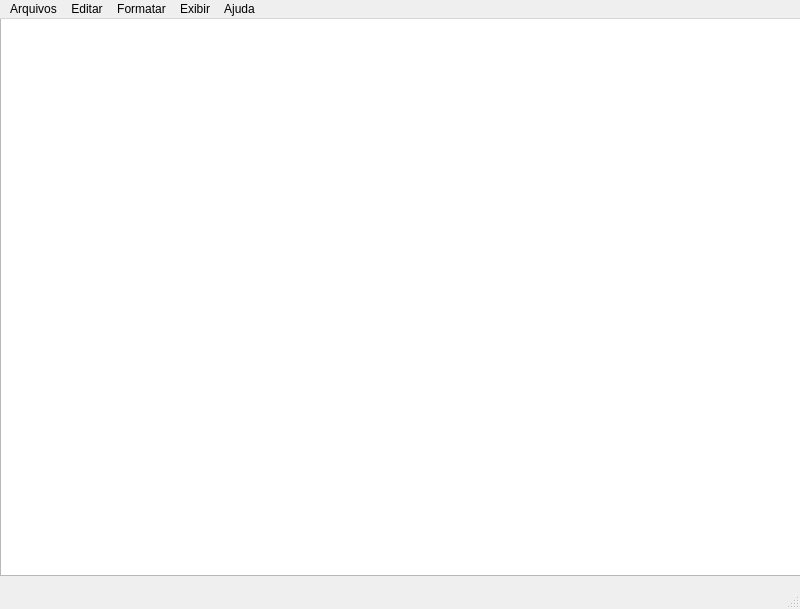
<?xml version="1.0" encoding="UTF-8"?>
<ui version="4.0">
 <class>MainWindow</class>
 <widget class="QMainWindow" name="MainWindow">
  <property name="geometry">
   <rect>
    <x>0</x>
    <y>0</y>
    <width>800</width>
    <height>609</height>
   </rect>
  </property>
  <property name="windowTitle">
   <string>MainWindow</string>
  </property>
  <widget class="QWidget" name="centralwidget">
   <widget class="QTextEdit" name="textEdit">
    <property name="geometry">
     <rect>
      <x>0</x>
      <y>-4</y>
      <width>801</width>
      <height>561</height>
     </rect>
    </property>
   </widget>
  </widget>
  <widget class="QMenuBar" name="menubar">
   <property name="geometry">
    <rect>
     <x>0</x>
     <y>0</y>
     <width>800</width>
     <height>26</height>
    </rect>
   </property>
   <widget class="QMenu" name="menuArquivos">
    <property name="title">
     <string>Arquivos</string>
    </property>
    <widget class="QMenu" name="menuNovo">
     <property name="title">
      <string>Novo</string>
     </property>
     <addaction name="actionNovo_Arquivo"/>
     <addaction name="actionNovo_Modelo"/>
    </widget>
    <addaction name="menuNovo"/>
    <addaction name="actionAbrir"/>
    <addaction name="actionSalvar"/>
    <addaction name="actionSair"/>
   </widget>
   <widget class="QMenu" name="menuEditar">
    <property name="title">
     <string>Editar</string>
    </property>
   </widget>
   <widget class="QMenu" name="menuFormatar">
    <property name="title">
     <string>Formatar</string>
    </property>
   </widget>
   <widget class="QMenu" name="menuExibir">
    <property name="title">
     <string>Exibir</string>
    </property>
    <widget class="QMenu" name="menuZoom">
     <property name="title">
      <string>Zoom</string>
     </property>
     <addaction name="actionAmpliar"/>
     <addaction name="actionReduzir"/>
     <addaction name="actionRestaurar_Zoom_Padr_o"/>
    </widget>
    <addaction name="menuZoom"/>
   </widget>
   <widget class="QMenu" name="menuAjuda">
    <property name="title">
     <string>Ajuda</string>
    </property>
   </widget>
   <addaction name="menuArquivos"/>
   <addaction name="menuEditar"/>
   <addaction name="menuFormatar"/>
   <addaction name="menuExibir"/>
   <addaction name="menuAjuda"/>
  </widget>
  <widget class="QStatusBar" name="statusbar"/>
  <action name="actionSalvar">
   <property name="text">
    <string>Salvar</string>
   </property>
   <property name="shortcut">
    <string>Ctrl+S</string>
   </property>
  </action>
  <action name="actionNovo_Arquivo">
   <property name="text">
    <string>Novo Arquivo</string>
   </property>
  </action>
  <action name="actionNovo_Modelo">
   <property name="text">
    <string>Novo Modelo</string>
   </property>
  </action>
  <action name="actionAmpliar">
   <property name="text">
    <string>Ampliar</string>
   </property>
  </action>
  <action name="actionReduzir">
   <property name="text">
    <string>Reduzir</string>
   </property>
  </action>
  <action name="actionRestaurar_Zoom_Padr_o">
   <property name="text">
    <string>Restaurar Zoom Padrão</string>
   </property>
  </action>
  <action name="actionSair">
   <property name="text">
    <string>Sair</string>
   </property>
   <property name="shortcut">
    <string>Esc</string>
   </property>
  </action>
  <action name="actionAbrir">
   <property name="text">
    <string>Abrir</string>
   </property>
   <property name="shortcut">
    <string>Ctrl+O</string>
   </property>
  </action>
 </widget>
 <resources/>
 <connections/>
</ui>
